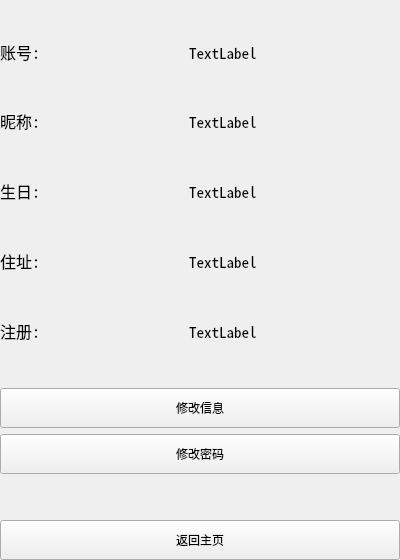
<?xml version="1.0" encoding="UTF-8"?>
<ui version="4.0">
 <class>QQDetail</class>
 <widget class="QWidget" name="QQDetail">
  <property name="geometry">
   <rect>
    <x>0</x>
    <y>0</y>
    <width>400</width>
    <height>560</height>
   </rect>
  </property>
  <property name="minimumSize">
   <size>
    <width>400</width>
    <height>560</height>
   </size>
  </property>
  <property name="maximumSize">
   <size>
    <width>400</width>
    <height>560</height>
   </size>
  </property>
  <property name="font">
   <font>
    <family>Microsoft YaHei</family>
   </font>
  </property>
  <property name="windowTitle">
   <string>Form</string>
  </property>
  <widget class="QWidget" name="widget" native="true">
   <property name="geometry">
    <rect>
     <x>0</x>
     <y>0</y>
     <width>400</width>
     <height>560</height>
    </rect>
   </property>
   <property name="minimumSize">
    <size>
     <width>400</width>
     <height>560</height>
    </size>
   </property>
   <property name="maximumSize">
    <size>
     <width>400</width>
     <height>560</height>
    </size>
   </property>
   <property name="font">
    <font>
     <family>Microsoft YaHei</family>
    </font>
   </property>
   <layout class="QVBoxLayout" name="verticalLayout">
    <item>
     <spacer name="verticalSpacer_6">
      <property name="orientation">
       <enum>Qt::Vertical</enum>
      </property>
      <property name="sizeHint" stdset="0">
       <size>
        <width>20</width>
        <height>40</height>
       </size>
      </property>
     </spacer>
    </item>
    <item>
     <layout class="QHBoxLayout" name="horizontalLayout">
      <item>
       <widget class="QLabel" name="label">
        <property name="font">
         <font>
          <family>Noto Sans Mono CJK SC</family>
          <pointsize>12</pointsize>
         </font>
        </property>
        <property name="text">
         <string>账号:</string>
        </property>
       </widget>
      </item>
      <item>
       <spacer name="horizontalSpacer">
        <property name="orientation">
         <enum>Qt::Horizontal</enum>
        </property>
        <property name="sizeHint" stdset="0">
         <size>
          <width>40</width>
          <height>20</height>
         </size>
        </property>
       </spacer>
      </item>
      <item>
       <widget class="QLabel" name="idLab">
        <property name="font">
         <font>
          <family>Noto Sans Mono CJK SC</family>
          <pointsize>11</pointsize>
         </font>
        </property>
        <property name="text">
         <string>TextLabel</string>
        </property>
       </widget>
      </item>
      <item>
       <spacer name="horizontalSpacer_2">
        <property name="orientation">
         <enum>Qt::Horizontal</enum>
        </property>
        <property name="sizeHint" stdset="0">
         <size>
          <width>40</width>
          <height>20</height>
         </size>
        </property>
       </spacer>
      </item>
     </layout>
    </item>
    <item>
     <spacer name="verticalSpacer_5">
      <property name="orientation">
       <enum>Qt::Vertical</enum>
      </property>
      <property name="sizeHint" stdset="0">
       <size>
        <width>20</width>
        <height>40</height>
       </size>
      </property>
     </spacer>
    </item>
    <item>
     <layout class="QHBoxLayout" name="horizontalLayout_2">
      <item>
       <widget class="QLabel" name="label_2">
        <property name="font">
         <font>
          <family>Noto Sans Mono CJK SC</family>
          <pointsize>12</pointsize>
         </font>
        </property>
        <property name="text">
         <string>昵称:</string>
        </property>
       </widget>
      </item>
      <item>
       <spacer name="horizontalSpacer_3">
        <property name="orientation">
         <enum>Qt::Horizontal</enum>
        </property>
        <property name="sizeHint" stdset="0">
         <size>
          <width>40</width>
          <height>20</height>
         </size>
        </property>
       </spacer>
      </item>
      <item>
       <widget class="QLabel" name="nameLab">
        <property name="font">
         <font>
          <family>Noto Sans Mono CJK SC</family>
          <pointsize>11</pointsize>
         </font>
        </property>
        <property name="text">
         <string>TextLabel</string>
        </property>
       </widget>
      </item>
      <item>
       <spacer name="horizontalSpacer_4">
        <property name="orientation">
         <enum>Qt::Horizontal</enum>
        </property>
        <property name="sizeHint" stdset="0">
         <size>
          <width>40</width>
          <height>20</height>
         </size>
        </property>
       </spacer>
      </item>
     </layout>
    </item>
    <item>
     <spacer name="verticalSpacer_4">
      <property name="orientation">
       <enum>Qt::Vertical</enum>
      </property>
      <property name="sizeHint" stdset="0">
       <size>
        <width>20</width>
        <height>40</height>
       </size>
      </property>
     </spacer>
    </item>
    <item>
     <layout class="QHBoxLayout" name="horizontalLayout_3">
      <item>
       <widget class="QLabel" name="label_3">
        <property name="font">
         <font>
          <family>Noto Sans Mono CJK SC</family>
          <pointsize>12</pointsize>
         </font>
        </property>
        <property name="text">
         <string>生日:</string>
        </property>
       </widget>
      </item>
      <item>
       <spacer name="horizontalSpacer_9">
        <property name="orientation">
         <enum>Qt::Horizontal</enum>
        </property>
        <property name="sizeHint" stdset="0">
         <size>
          <width>40</width>
          <height>20</height>
         </size>
        </property>
       </spacer>
      </item>
      <item>
       <widget class="QLabel" name="birthLab">
        <property name="font">
         <font>
          <family>Noto Sans Mono CJK SC</family>
          <pointsize>11</pointsize>
         </font>
        </property>
        <property name="text">
         <string>TextLabel</string>
        </property>
       </widget>
      </item>
      <item>
       <spacer name="horizontalSpacer_10">
        <property name="orientation">
         <enum>Qt::Horizontal</enum>
        </property>
        <property name="sizeHint" stdset="0">
         <size>
          <width>40</width>
          <height>20</height>
         </size>
        </property>
       </spacer>
      </item>
     </layout>
    </item>
    <item>
     <spacer name="verticalSpacer_3">
      <property name="orientation">
       <enum>Qt::Vertical</enum>
      </property>
      <property name="sizeHint" stdset="0">
       <size>
        <width>20</width>
        <height>40</height>
       </size>
      </property>
     </spacer>
    </item>
    <item>
     <layout class="QHBoxLayout" name="horizontalLayout_4">
      <item>
       <widget class="QLabel" name="label_4">
        <property name="font">
         <font>
          <family>Noto Sans Mono CJK SC</family>
          <pointsize>12</pointsize>
         </font>
        </property>
        <property name="text">
         <string>住址:</string>
        </property>
       </widget>
      </item>
      <item>
       <spacer name="horizontalSpacer_11">
        <property name="orientation">
         <enum>Qt::Horizontal</enum>
        </property>
        <property name="sizeHint" stdset="0">
         <size>
          <width>40</width>
          <height>20</height>
         </size>
        </property>
       </spacer>
      </item>
      <item>
       <widget class="QLabel" name="locaLab">
        <property name="font">
         <font>
          <family>Noto Sans Mono CJK SC</family>
          <pointsize>11</pointsize>
         </font>
        </property>
        <property name="text">
         <string>TextLabel</string>
        </property>
       </widget>
      </item>
      <item>
       <spacer name="horizontalSpacer_12">
        <property name="orientation">
         <enum>Qt::Horizontal</enum>
        </property>
        <property name="sizeHint" stdset="0">
         <size>
          <width>40</width>
          <height>20</height>
         </size>
        </property>
       </spacer>
      </item>
     </layout>
    </item>
    <item>
     <spacer name="verticalSpacer_2">
      <property name="orientation">
       <enum>Qt::Vertical</enum>
      </property>
      <property name="sizeHint" stdset="0">
       <size>
        <width>20</width>
        <height>40</height>
       </size>
      </property>
     </spacer>
    </item>
    <item>
     <layout class="QHBoxLayout" name="horizontalLayout_5">
      <item>
       <widget class="QLabel" name="label_5">
        <property name="font">
         <font>
          <family>Noto Sans Mono CJK SC</family>
          <pointsize>12</pointsize>
         </font>
        </property>
        <property name="text">
         <string>注册:</string>
        </property>
       </widget>
      </item>
      <item>
       <spacer name="horizontalSpacer_13">
        <property name="orientation">
         <enum>Qt::Horizontal</enum>
        </property>
        <property name="sizeHint" stdset="0">
         <size>
          <width>40</width>
          <height>20</height>
         </size>
        </property>
       </spacer>
      </item>
      <item>
       <widget class="QLabel" name="regLab">
        <property name="font">
         <font>
          <family>Noto Sans Mono CJK SC</family>
          <pointsize>11</pointsize>
         </font>
        </property>
        <property name="text">
         <string>TextLabel</string>
        </property>
       </widget>
      </item>
      <item>
       <spacer name="horizontalSpacer_14">
        <property name="orientation">
         <enum>Qt::Horizontal</enum>
        </property>
        <property name="sizeHint" stdset="0">
         <size>
          <width>40</width>
          <height>20</height>
         </size>
        </property>
       </spacer>
      </item>
     </layout>
    </item>
    <item>
     <spacer name="verticalSpacer">
      <property name="orientation">
       <enum>Qt::Vertical</enum>
      </property>
      <property name="sizeHint" stdset="0">
       <size>
        <width>20</width>
        <height>40</height>
       </size>
      </property>
     </spacer>
    </item>
    <item>
     <widget class="QPushButton" name="pushButton">
      <property name="minimumSize">
       <size>
        <width>0</width>
        <height>40</height>
       </size>
      </property>
      <property name="text">
       <string>修改信息</string>
      </property>
     </widget>
    </item>
    <item>
     <widget class="QPushButton" name="pushButton_2">
      <property name="minimumSize">
       <size>
        <width>0</width>
        <height>40</height>
       </size>
      </property>
      <property name="text">
       <string>修改密码</string>
      </property>
     </widget>
    </item>
    <item>
     <spacer name="verticalSpacer_8">
      <property name="orientation">
       <enum>Qt::Vertical</enum>
      </property>
      <property name="sizeHint" stdset="0">
       <size>
        <width>20</width>
        <height>40</height>
       </size>
      </property>
     </spacer>
    </item>
    <item>
     <widget class="QPushButton" name="pushButton_3">
      <property name="minimumSize">
       <size>
        <width>0</width>
        <height>40</height>
       </size>
      </property>
      <property name="text">
       <string>返回主页</string>
      </property>
     </widget>
    </item>
   </layout>
  </widget>
 </widget>
 <resources/>
 <connections/>
</ui>
